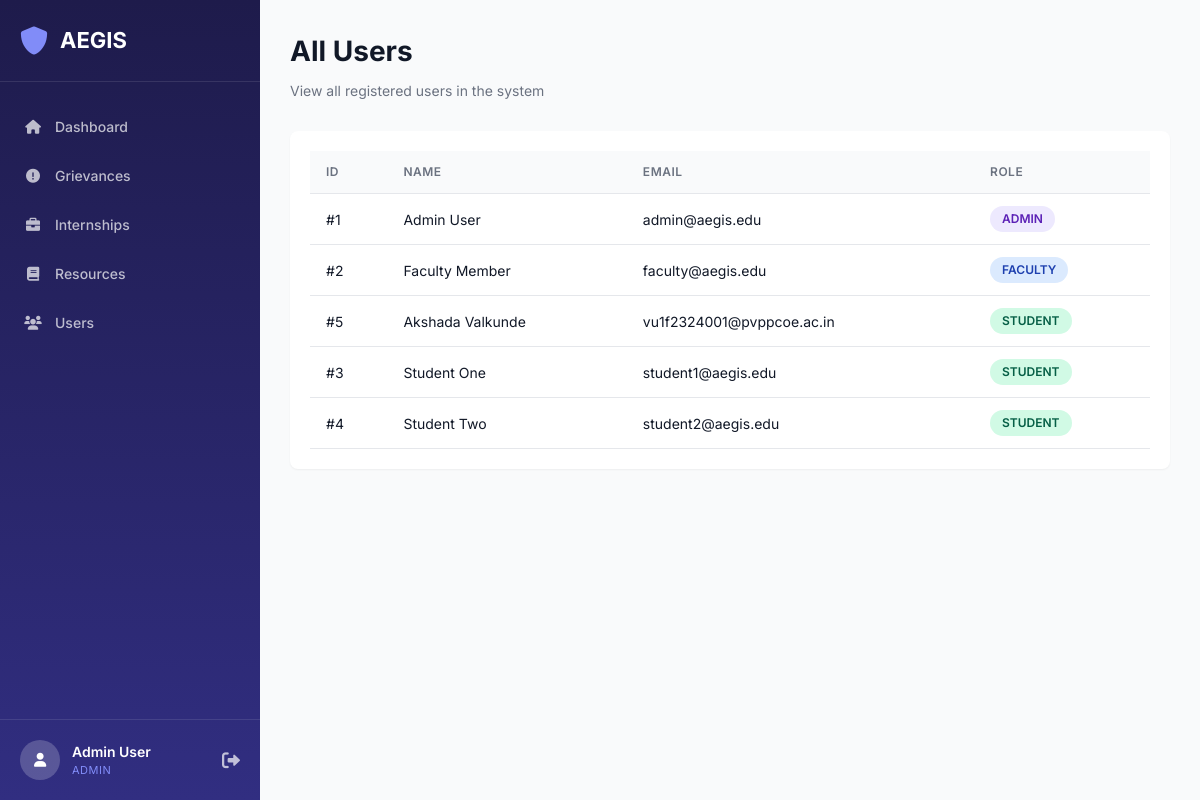
Page /admin/users (signed in) on the committed database.
### tables this page shows
CREATE TABLE users (
            id INTEGER PRIMARY KEY AUTOINCREMENT,
            name TEXT NOT NULL,
            email TEXT UNIQUE NOT NULL,
            password TEXT NOT NULL,
            role TEXT NOT NULL CHECK(role IN ('student', 'faculty', 'admin'))
        );

### app.py (the view)
@app.route('/admin/users')
@login_required
@role_required(['admin'])
def admin_users():
    conn = get_db_connection()
    users = conn.execute('SELECT * FROM users ORDER BY role, name').fetchall()
    conn.close()
    return render_template('admin/users.html', users=users)

### app.py (called while the page is built)
def get_db_connection():
    conn = sqlite3.connect('database.db')
    conn.row_factory = sqlite3.Row
    return conn

def login_required(f):
    @wraps(f)
    def decorated_function(*args, **kwargs):
        if 'user_id' not in session:
            return redirect(url_for('login'))
        return f(*args, **kwargs)
    return decorated_function

def role_required(roles):
    def decorator(f):
        @wraps(f)
        def decorated_function(*args, **kwargs):
            if 'role' not in session or session['role'] not in roles:
                flash('Unauthorized access', 'error')
                return redirect(url_for('login'))
            return f(*args, **kwargs)
        return decorated_function
    return decorator

### templates/admin/users.html (shortened to what this page needs)
{% extends "base.html" %}
{% block content %}
<div class="page-header">
    <h1>All Users</h1>
    <p>View all registered users in the system</p>
</div>
<div class="table-container">
    {% if users %}
    <table class="data-table">
        <thead>
            <tr>
                <th>ID</th>
                <th>Name</th>
                <th>Email</th>
                <th>Role</th>
            </tr>
        </thead>
        <tbody>
            {% for user in users %}
            <tr>
                <td>#{{ user.id }}</td>
                <td>{{ user.name }}</td>
                <td>{{ user.email }}</td>
                <td>
                    <span class="role-badge role-{{ user.role }}">
                        {{ user.role|upper }}
                    </span>
                </td>
            </tr>
            {% endfor %}
        </tbody>
    </table>
    {% else %}
    <div class="empty-state">
        <i class="fas fa-users"></i>
        <h3>No users found</h3>
        <p>No users have been registered yet.</p>
    </div>
    {% endif %}
</div>
{% endblock %}

### templates/base.html (shortened to what this page needs)
<!DOCTYPE html>
<html lang="en">
<head>
    <link rel="stylesheet" href="{{ url_for('static', filename='css/style.css') }}">
    <link rel="stylesheet" href="{{ url_for('static', filename='css/dashboard.css') }}">
    <link rel="stylesheet" href="https://cdnjs.cloudflare.com/ajax/libs/font-awesome/6.0.0/css/all.min.css">
</head>
<body>
    {% if session.get('user_id') %}
    <div class="dashboard-container">
        <aside class="sidebar">
            <div class="logo">
                <i class="fas fa-shield-alt"></i>
                <span>AEGIS</span>
            </div>
            <nav class="nav-menu">
                {% if session.get('role') == 'admin' %}
                <a href="{{ url_for('admin_dashboard') }}" class="nav-item {% if active_page == 'dashboard' %}active{% endif %}">
                    <i class="fas fa-home"></i> Dashboard
                </a>
                <a href="{{ url_for('admin_grievances') }}" class="nav-item {% if active_page == 'grievances' %}active{% endif %}">
                    <i class="fas fa-exclamation-circle"></i> Grievances
                </a>
                <a href="{{ url_for('admin_internships') }}" class="nav-item {% if active_page == 'internships' %}active{% endif %}">
                    <i class="fas fa-briefcase"></i> Internships
                </a>
                <a href="{{ url_for('admin_resources') }}" class="nav-item {% if active_page == 'resources' %}active{% endif %}">
                    <i class="fas fa-book"></i> Resources
                </a>
                <a href="{{ url_for('admin_users') }}" class="nav-item {% if active_page == 'users' %}active{% endif %}">
                    <i class="fas fa-users"></i> Users
                </a>
                {% endif %}
            </nav>
            <div class="user-info">
                <div class="user-avatar">
                    <i class="fas fa-user"></i>
                </div>
                <div class="user-details">
                    <span class="user-name">{{ session.get('name') }}</span>
                    <span class="user-role">{{ session.get('role')|upper }}</span>
                </div>
                <a href="{{ url_for('logout') }}" class="logout-btn">
                    <i class="fas fa-sign-out-alt"></i>
                </a>
            </div>
        </aside>
        <main class="main-content">
            {% block content %}{% endblock %}
        </main>
    </div>
    {% else %}
    {% block login_content %}{% endblock %}
    {% endif %}
</body>
</html>

### static/css/style.css (style rules this page uses)
:root { --primary-color: #4f46e5; --primary-hover: #4338ca; --secondary-color: #6b7280; --success-color: #10b981; --warning-color: #f59e0b; --danger-color: #ef4444; --info-color: #3b82f6; --dark-color: #1f2937; --light-color: #f9fafb; --white: #ffffff; --border-color: #e5e7eb; --text-primary: #111827; --text-secondary: #6b7280; --shadow-sm: 0 1px 2px 0 rgba(0, 0, 0, 0.05); --shadow-md: 0 4px 6px -1px rgba(0, 0, 0, 0.1); --shadow-lg: 0 10px 15px -3px rgba(0, 0, 0, 0.1); --radius: 8px; }
* { margin: 0; padding: 0; box-sizing: border-box; }
body { font-family: 'Inter', -apple-system, BlinkMacSystemFont, 'Segoe UI', Roboto, sans-serif; font-size: 14px; line-height: 1.5; color: var(--text-primary); background-color: var(--light-color); }
.page-header { margin-bottom: 30px; }
.page-header h1 { font-size: 28px; font-weight: 700; color: var(--text-primary); margin-bottom: 8px; }
.page-header p { color: var(--text-secondary); font-size: 14px; }
.table-container { background: var(--white); border-radius: var(--radius); padding: 20px; box-shadow: var(--shadow-sm); overflow-x: auto; }
.data-table { width: 100%; border-collapse: collapse; }
.data-table th, .data-table td { padding: 12px 16px; text-align: left; border-bottom: 1px solid var(--border-color); }
.data-table th { font-weight: 600; color: var(--text-secondary); font-size: 12px; text-transform: uppercase; letter-spacing: 0.5px; background: var(--light-color); }
.role-badge { display: inline-block; padding: 4px 12px; border-radius: 20px; font-size: 12px; font-weight: 600; }
.role-admin { background: #ede9fe; color: #5b21b6; }
.role-faculty { background: #dbeafe; color: #1e40af; }
.role-student { background: #d1fae5; color: #065f46; }

### static/css/dashboard.css (style rules this page uses)
.dashboard-container { display: flex; min-height: 100vh; }
.sidebar { width: 260px; background: linear-gradient(180deg, #1e1b4b 0%, #312e81 100%); color: var(--white); display: flex; flex-direction: column; position: fixed; height: 100vh; z-index: 100; }
.sidebar .logo { display: flex; align-items: center; gap: 12px; padding: 24px 20px; font-size: 22px; font-weight: 700; border-bottom: 1px solid rgba(255, 255, 255, 0.1); }
.sidebar .logo i { font-size: 28px; color: #818cf8; }
.nav-menu { flex: 1; padding: 20px 0; overflow-y: auto; }
.nav-item { display: flex; align-items: center; gap: 12px; padding: 14px 20px; color: rgba(255, 255, 255, 0.7); text-decoration: none; font-weight: 500; transition: all 0.2s; border-left: 3px solid transparent; }
.nav-item i { width: 20px; text-align: center; }
.user-info { padding: 20px; border-top: 1px solid rgba(255, 255, 255, 0.1); display: flex; align-items: center; gap: 12px; }
.user-avatar { width: 40px; height: 40px; background: rgba(255, 255, 255, 0.2); border-radius: 50%; display: flex; align-items: center; justify-content: center; }
.user-avatar i { color: var(--white); }
.user-details { flex: 1; }
.user-name { display: block; font-weight: 600; font-size: 14px; }
.user-role { display: block; font-size: 11px; color: #818cf8; text-transform: uppercase; letter-spacing: 0.5px; }
.logout-btn { color: rgba(255, 255, 255, 0.7); font-size: 18px; transition: color 0.2s; }
.main-content { flex: 1; margin-left: 260px; padding: 30px; background: var(--light-color); min-height: 100vh; }

### rows in the picture
users: get "Admin User", get "ADMIN", id "1", name "Admin User", email "admin@aegis.edu", role "ADMIN"
users: id "2", name "Faculty Member", email "faculty@aegis.edu", role "FACULTY"
users: id "5", name "Akshada Valkunde", email "vu1f2324001@pvppcoe.ac.in", role "STUDENT"
users: id "3", name "Student One", email "student1@aegis.edu", role "STUDENT"
users: id "4", name "Student Two", email "student2@aegis.edu", role "STUDENT"
